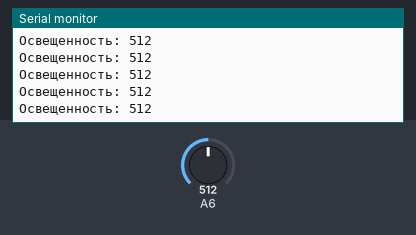
Bench run of a sketch on a simulated Arduino Uno, built with avr-gcc and run on an emulated ATmega328P. Parts: the last lines printed to the serial monitor. The inputs (shaded band) are chosen by the test bench; at power-on: A6 = 512.

Above: at 1.2 s.
1.3 s: A6 set to 716
At 1.31 s:
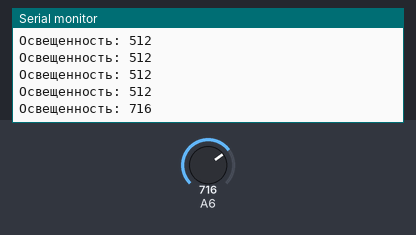
2.8 s: A6 set to 900
At 2.82 s:
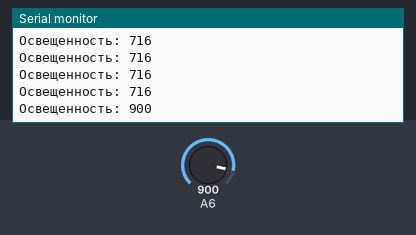
Timing chart, 0 to 5.8 s (numbered marks = the images above; inputs shaded):
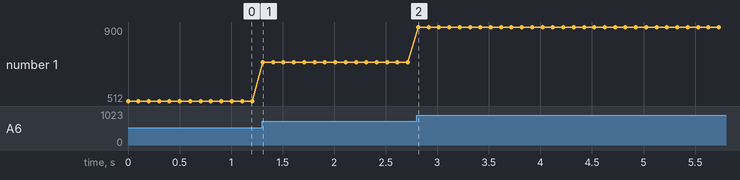

Measured:
- after the input at 1.3 s, the serial monitor: prints a new line at once (image 1)
- after the input at 2.8 s, the serial monitor: prints a new line at once (image 2)
- plotted number 1: 512 → 716 after the input at 1.3 s, 716 → 900 after the input at 2.8 s

The sketch:

LightSensor.ino
```cpp
#include "SensorDevs.h"
#include "LightSensor.h"

int lightData = 0; // Показания датчика освещенности
LightSensor myLight(LIGHT_SENSOR);

void setup() {
  Serial.begin(115200);
}

void loop() {
  /* Получим данные с датчика освещенности и выведем их на экран */
  lightData = myLight.get_data();
  Serial.print("Освещенность: ");
  Serial.println(lightData);

  delay(100);
}
```
